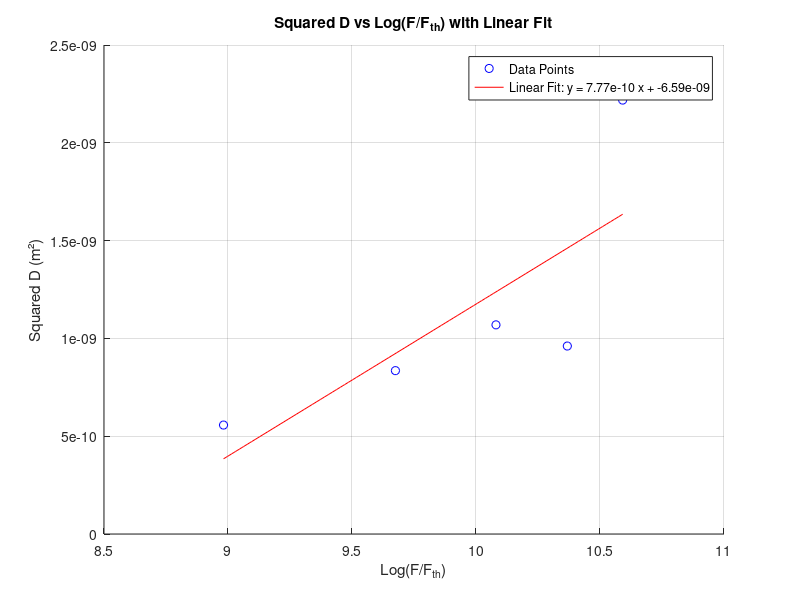

MATLAB code for this plot:
% Given data
w = 2e-5;
F = [7.958e3,15.916e3,23.874e3,31.832e3,39.79e3];

% Diameter of craters for Soda Glass (selecting GD100 for processing)
Gl_D100 = [23.6e-6,28.9e-6,32.7e-6,31e-6,47.1e-6];

% Square the GD values
Gl_D_squared = Gl_D100.^2;

% Natural logarithm of force
log_F = log(F);

% Scatter plot
figure;
scatter(log_F, Gl_D_squared, 'b', 'DisplayName', 'Data Points');
hold on;

% Linear fit
p = polyfit(log_F, Gl_D_squared, 1);
slope = p(1);
intercept = p(2);

% Generate fit line data
log_F_th = linspace(min(log_F), max(log_F), 100);
Gl_D_squared_fit = polyval(p, log_F_th);

% Plot the linear fit
plot(log_F_th, Gl_D_squared_fit, 'r', 'DisplayName', ...
    sprintf('Linear Fit: y = %.2e x + %.2e', slope, intercept));

% Label the axes
xlabel('Log(F/F_{th})');
ylabel('Squared D (m²)');
title('Squared D vs Log(F/F_{th}) with Linear Fit');
legend('Location', 'best');
grid on;

% Display slope and intercept
fprintf('Slope: %.2e\n', slope);
fprintf('Intercept: %.2e\n', intercept);
